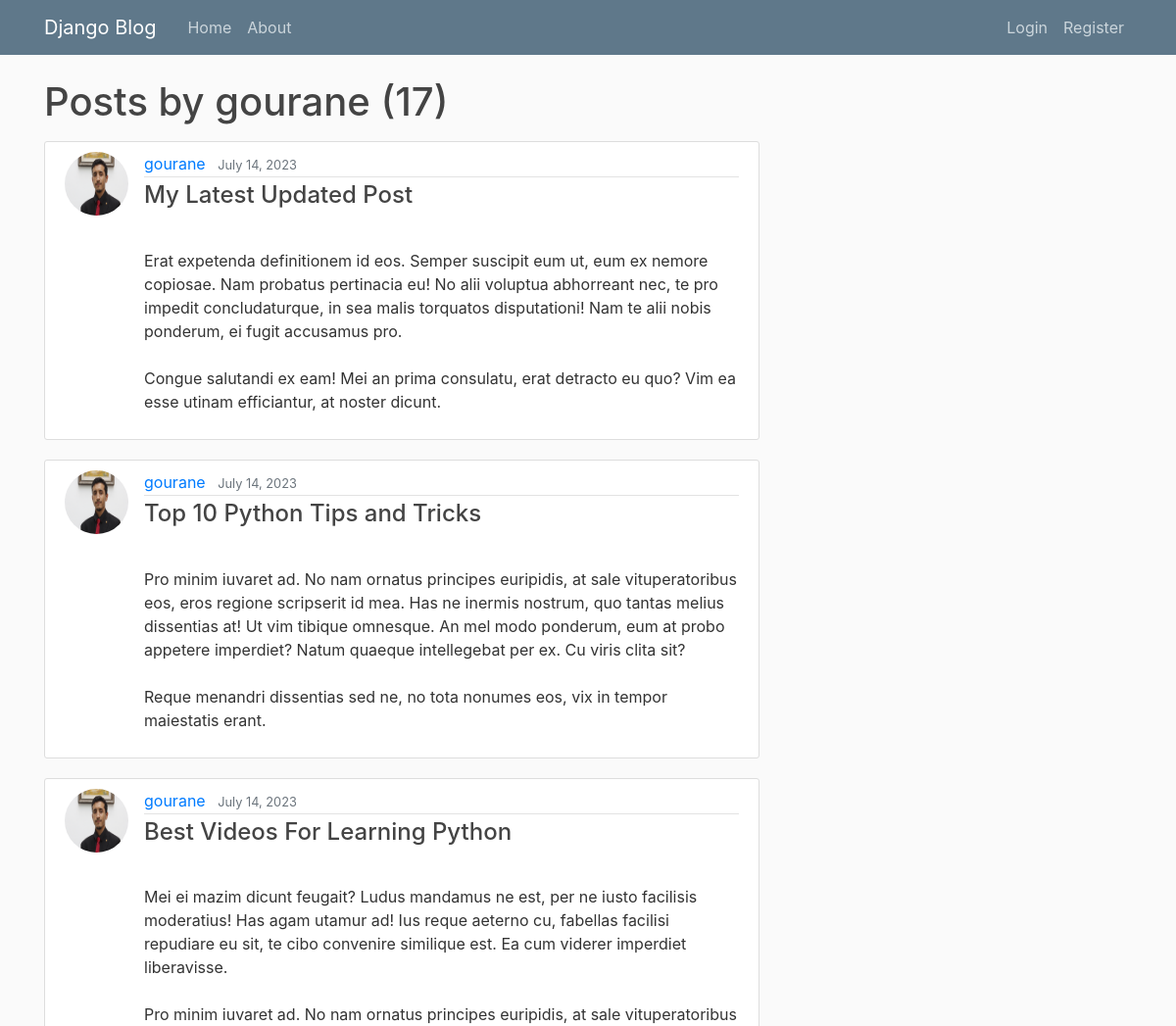
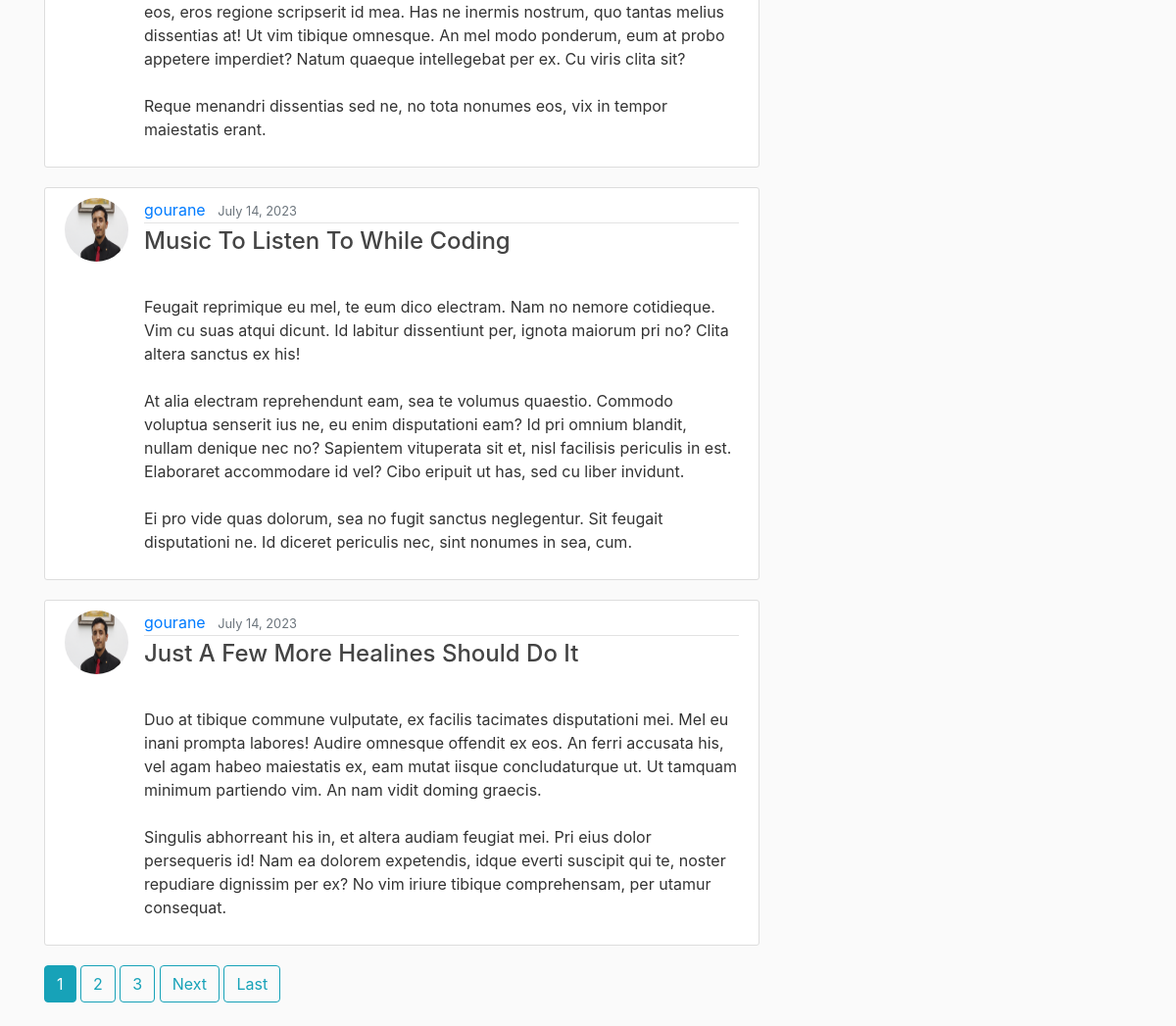
The app's page /user/gourane with its own data (2 pictures, top to bottom).
### blog/models.py (models this page shows, shortened)
class POST(models.Model):
    title = models.CharField(max_length= 100)
    content = models.TextField()
    date=models.DateTimeField(default =timezone.now)
    author = models.ForeignKey( User , on_delete=models.CASCADE)

### users/models.py (models this page shows, shortened)
class profile(models.Model):
    user = models.OneToOneField(User, on_delete= models.CASCADE)
    image = models.ImageField(default='default.jpg', upload_to='profile_pics')

### blog/views.py (the view)
# urls.py: path('user/<str:username>',  UserPostListView.as_view() ,name='user-posts'),
class UserPostListView(ListView):
    model =POST
    template_name = 'blog/user_post.html'
    context_object_name= 'posts'
    paginate_by =5
    def get_queryset(self):
        user = get_object_or_404(User, username = self.kwargs.get('username') )
        return  POST.objects.filter(author =user).order_by('-date')

### blog/templates/blog/user_post.html (shortened to what this page needs)
{%extends "blog/base.html"%}
{%block content%}
<h1 class="mb-3">Posts by {{ view.kwargs.username }} ({{page_obj.paginator.count}})</h1>
    {%for post in posts%}
    <article class="media content-section">
      <img class="rounded-circle article-img" src="{{post.author.profile.image.url}}"  >
      <div class="media-body">
          <div class="article-metadata">
            <a class="mr-2" href='{%url 'user-posts' post.author.username %}'> {{ post.author }}</a>
            <small class="text-muted">{{ post.date|date:"F d, Y" }} </small>
          </div>
          <a class="mr-2" href={% url  'post-detail' post.id %}><h4>{{ post.title }}</h4></a>
          <p class="article-content">{{ post.content }}</p>
        </div>
      </article>
    {%endfor%}
    {%if is_paginated %}
      {% for num in page_obj.paginator.page_range %}
        {% if page_obj.number == num %}
        <a class ="btn btn-info mb-4" href="?page={{num}}">{{num}}</a>
        {% elif num > page_obj.number|add:'-3' and num < page_obj.number|add:'3' %}
          <a class ="btn btn-outline-info mb-4" href="?page={{num}}">{{num}}</a>
        {%endif%}
      {%endfor%}
    {% if page_obj.has_next %}
     <a class ="btn btn-outline-info mb-4" href="?page={{ page_obj.next_page_number}}">Next</a>
     <a class ="btn btn-outline-info mb-4" href="?page={{ page_obj.paginator.num_pages}}">Last</a>
    {%endif%}
    {% endif%}
{%endblock content%}

### blog/static/blog/main.css (style rules this page uses)
body { background: #fafafa; color: #333333; margin-top: 5rem; }
h1, h2, h3, h4, h5, h6 { color: #444444; }
.content-section { background: #ffffff; padding: 10px 20px; border: 1px solid #dddddd; border-radius: 3px; margin-bottom: 20px; }
.article-content { white-space: pre-line; }
.article-img { height: 65px; width: 65px; margin-right: 16px; }
.article-metadata { padding-bottom: 1px; margin-bottom: 4px; border-bottom: 1px solid #e3e3e3 }

### records on screen
POST: author.profile.image (picture), author "gourane", date "July 14, 2023", title "My Latest Updated Post", content "Erat expetenda definitionem id eos. Semper suscipit eum ut, eum ex nemore copiosae. Nam probatus pertinacia eu! No alii voluptua abhorreant nec, te pro impedit concludaturque, in sea malis torquatos disputationi! Nam te alii nobis ponderum, ei fugit accusamus pro. Congue salutandi ex eam! Mei an prima consulatu, erat detracto eu quo? Vim ea esse utinam efficiantur, at noster dicunt."
POST: author.profile.image (picture), author "gourane", date "July 14, 2023", title "Top 10 Python Tips and Tricks", content "Pro minim iuvaret ad. No nam ornatus principes euripidis, at sale vituperatoribus eos, eros regione scripserit id mea. Has ne inermis nostrum, quo tantas melius dissentias at! Ut vim tibique omnesque. An mel modo ponderum, eum at probo appetere imperdiet? Natum quaeque intellegebat per ex. Cu viris clita sit? Reque menandri dissentias sed ne, no tota nonumes eos, vix in tempor maiestatis erant."
POST: author.profile.image (picture), author "gourane", date "July 14, 2023", title "Best Videos For Learning Python", content "Mei ei mazim dicunt feugait? Ludus mandamus ne est, per ne iusto facilisis moderatius! Has agam utamur ad! Ius reque aeterno cu, fabellas facilisi repudiare eu sit, te cibo convenire similique est. Ea cum viderer imperdiet liberavisse. Pro minim iuvaret ad. No nam ornatus principes euripidis, at sale vituperatoribus eos, eros regione scripserit id mea. Has ne inermis nostrum, quo tantas melius dissentias at! Ut vim tibique omnesque. An mel modo ponderum, eum at probo appetere imperdiet? Natum quaeque intellegebat per ex. Cu viris clita sit? Reque menandri dissentias sed ne, no tota nonumes eos, vix in tempor maiestatis erant."
POST: author.profile.image (picture), author "gourane", date "July 14, 2023", title "Music To Listen To While Coding", content "Feugait reprimique eu mel, te eum dico electram. Nam no nemore cotidieque. Vim cu suas atqui dicunt. Id labitur dissentiunt per, ignota maiorum pri no? Clita altera sanctus ex his! At alia electram reprehendunt eam, sea te volumus quaestio. Commodo voluptua senserit ius ne, eu enim disputationi eam? Id pri omnium blandit, nullam denique nec no? Sapientem vituperata sit et, nisl facilisis periculis in est. Elaboraret accommodare id vel? Cibo eripuit ut has, sed cu liber invidunt. Ei pro vide quas dolorum, sea no fugit sanctus neglegentur. Sit feugait disputationi ne. Id diceret periculis nec, sint nonumes in sea, cum."
POST: author.profile.image (picture), author "gourane", date "July 14, 2023", title "Just A Few More Healines Should Do It", content "Duo at tibique commune vulputate, ex facilis tacimates disputationi mei. Mel eu inani prompta labores! Audire omnesque offendit ex eos. An ferri accusata his, vel agam habeo maiestatis ex, eam mutat iisque concludaturque ut. Ut tamquam minimum partiendo vim. An nam vidit doming graecis. Singulis abhorreant his in, et altera audiam feugiat mei. Pri eius dolor persequeris id! Nam ea dolorem expetendis, idque everti suscipit qui te, noster repudiare dignissim per ex? No vim iriure tibique comprehensam, per utamur consequat."

### other values on screen
{{ view.kwargs.username }} "gourane"
{{ page_obj.paginator.count }} "17"
{{ num }} "1"
{{ num }} "2" "3"
